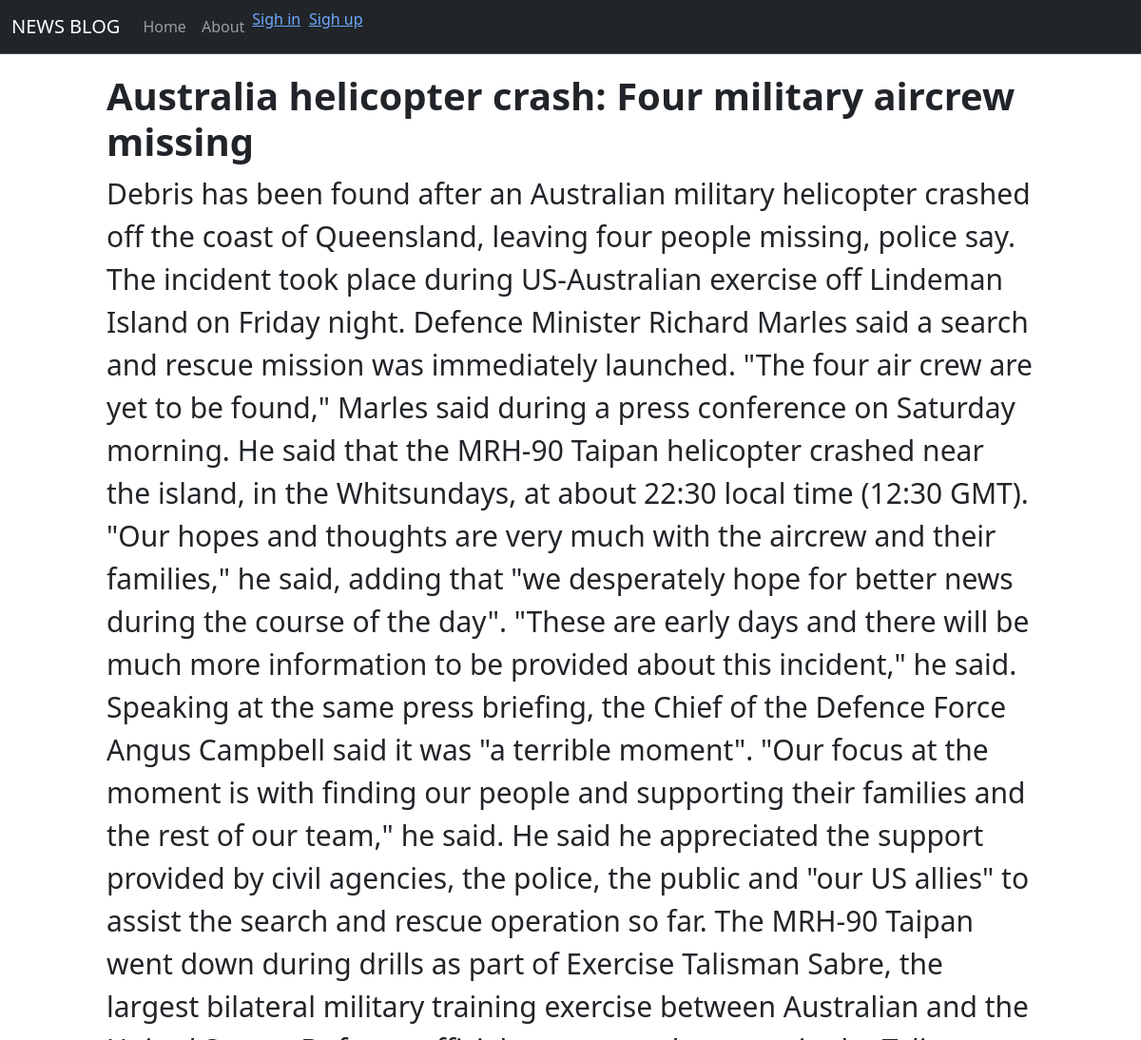
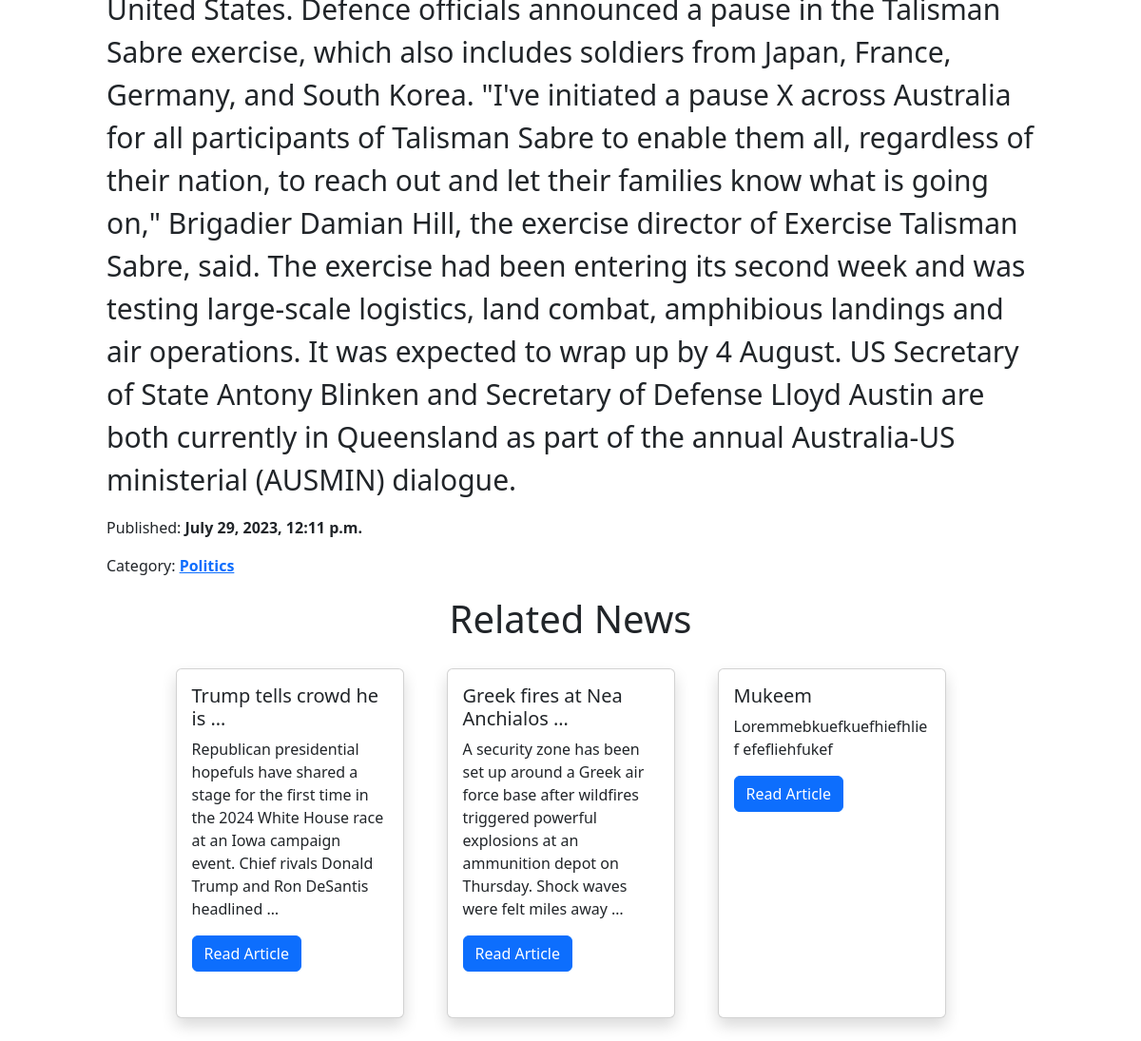
/articles/1/, run on the app's committed database (2 pictures, top to bottom).
### blogproject/apps/articles/models.py (models this page shows, shortened)
class Article(models.Model):
    class Meta:
        ordering = ["category"]
        verbose_name_plural = "articles"
        verbose_name = "article"
    title = models.CharField(max_length=350)
    description = models.TextField()
    category = models.ForeignKey('Category', on_delete=models.PROTECT, default=1, null=True)
    created = models.DateTimeField()
    published = models.BooleanField(default=True)

class Category(models.Model):
    class Meta:
        verbose_name = "category"
        verbose_name_plural = "categories"
        ordering = ["name"]
    name = models.CharField(max_length=200, db_index=True)
    description = models.TextField(blank=True)
    def __str__(self):
        return self.name

### blogproject/apps/articles/views.py (the view)
# urls.py: path('articles/<int:article_id>/', blog, name="blog"),
def blog(request, article_id):
    article = Article.objects.get(id=article_id)
    category = article.category
    articles = Article.objects.filter(category_id=category.id)
    title = f"News Blog | {article.title}"
    return render(request, 'blog.html', {
        "title": title,
        "article": article,
        "category": category,
        "articles": articles,
    })

### blogproject/apps/articles/templates/blog.html
{% extends 'base.html' %}
{% block content %}
<div class="container col-md-10">
    <h1 style="margin-top: 20px"><b>{{ article.title }}</b></h1>
    <p style="font-size: 30px;">{{ article.description }}</p>
    <p>Published: <b>{{ article.created }}</b></p>
    <p>Category: <a href="/category/{{ category.id }}"><b>{{ article.category }}</b></a></p>
</div>
<div class="container" style="margin-top: 20px;">
    <h1 style="text-align: center;">Related News</h1>
    <div class="row d-flex justify-content-center">
        {% for item in articles %}
        {% if item.id == article.id %}
        {% else %}
        <div class="col-sm-6 col-md-3 justify-content-center">
            <div class="card shadow" style="width: 15rem; height: 23rem; margin-top: 20px;">
                <div class="card-body">
                    <h5 class="card-title">{{ item.title|truncatewords:5 }}</h5>
                    <p class="card-text">{{ item.description|truncatewords:30 }}</p>
                    <a href="/articles/{{ item.id }}" class="btn btn-primary">Read Article</a>
                </div>
                <br>
            </div>
            <br>
        </div>
        {% endif %}
        {% endfor %}
    </div>
</div>
{% endblock %}

### data on the page
Article: title "Australia helicopter crash: Four military aircrew missing", description "Debris has been found after an Australian military helicopter crashed off the coast of Queensland, leaving four people missing, police say. The incident took place during US-Australian exercise off Lindeman Island on Friday night. Defence Minister Richard Marles said a search and rescue mission was immediately launched. \"The four air crew are yet to be found,\" Marles said during a press conference on Saturday morning. He said that the MRH-90 Taipan helicopter crashed near the island, in the Whitsundays, at about 22:30 local time (12:30 GMT). \"Our hopes and thoughts are very much with the aircrew and their families,\" he said, adding that \"we desperately hope for better news during the course…", created "July 29, 2023, 12:11 p.m.", category "Politics"
Article: title "Trump tells crowd he is …", description "Republican presidential hopefuls have shared a stage for the first time in the 2024 White House race at an Iowa campaign event. Chief rivals Donald Trump and Ron DeSantis headlined …"
Article: title "Greek fires at Nea Anchialos …", description "A security zone has been set up around a Greek air force base after wildfires triggered powerful explosions at an ammunition depot on Thursday. Shock waves were felt miles away …"
Article: title "Mukeem", description "Loremmebkuefkuefhiefhlief efefliehfukef"
